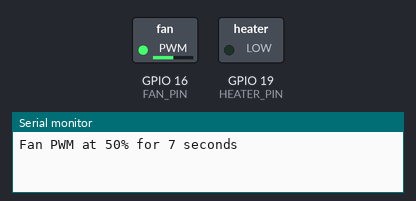
A sketch run on a simulated ESP32. Shown: switched loads named in the sketch (green lamp = pin HIGH), the last lines printed to the serial monitor.

Above: at 0.05 s.
At 10.45 s:
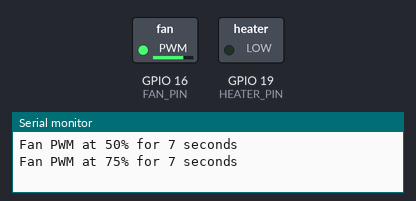
At 20.95 s:
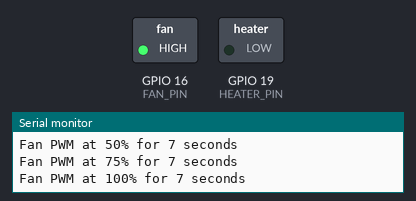
Timing chart, 0 to 27.3 s (numbered marks = the images above):
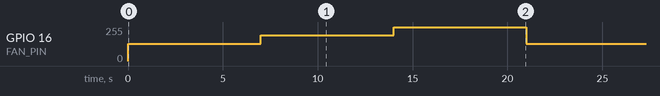

The sketch:

fan_pwm_50_75_100.ino
```cpp
/*
 * RECONSTRUCTED FROM CHAT TEST RECORDS — NOT THE ORIGINAL OCT 8 FILE.
 * This isolated bench sketch has NOT been retested after reconstruction.
 * Heater GPIO19 is forced LOW; physically isolate heater J5 for testing.
 * ESP32 Arduino Core 3.x. Fan: GPIO16, switched 24V load through Q5/J6.
 */

#include <Arduino.h>
constexpr uint8_t FAN_PIN = 16;
constexpr uint8_t HEATER_PIN = 19;
struct Step { const char *label; uint8_t duty; };
constexpr Step steps[] = {{"50%",128},{"75%",192},{"100%",255}};
void setup() {
  pinMode(HEATER_PIN, OUTPUT);
  digitalWrite(HEATER_PIN, LOW);
  pinMode(FAN_PIN, OUTPUT);
  digitalWrite(FAN_PIN, LOW);
  Serial.begin(115200);
  analogWriteResolution(FAN_PIN, 8);
  analogWriteFrequency(FAN_PIN, 25000);
  analogWrite(FAN_PIN, 0);
}
void loop() {
  digitalWrite(HEATER_PIN, LOW);
  for (const Step &s : steps) {
    analogWrite(FAN_PIN, s.duty);
    Serial.printf("Fan PWM at %s for 7 seconds\n", s.label);
    delay(7000);
  }
}
```

Measured:
- by itself, GPIO 16 (FAN_PIN): repeats every 21.0 s: 192/255 7.0 s, 255/255 7.0 s, 128/255 7.0 s
